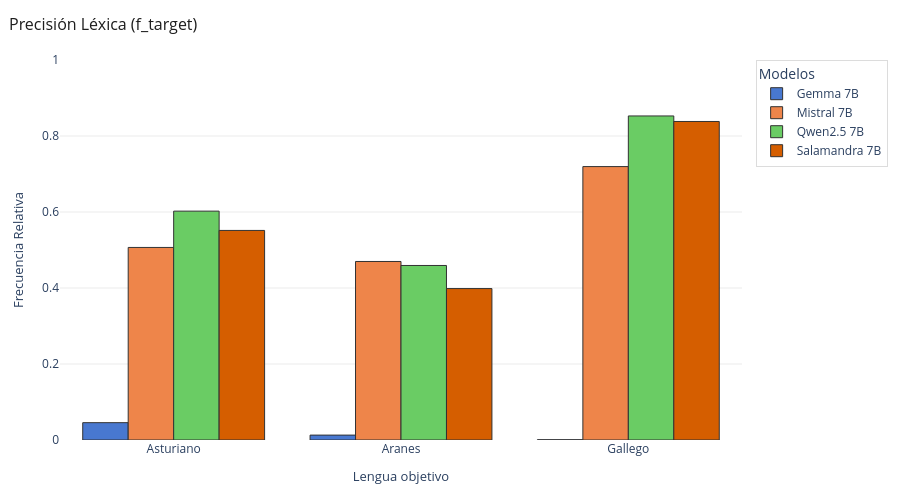
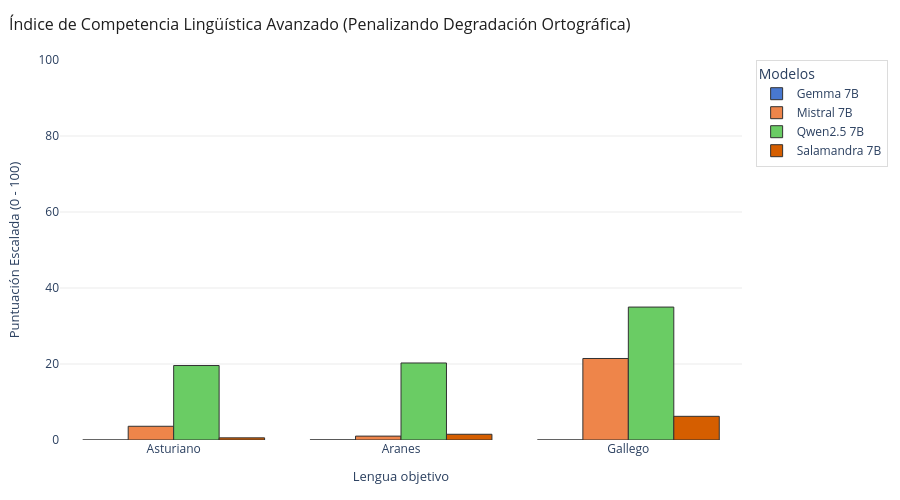

Notebook cell for these charts, in order:
### Code cell
# Gráfica 1: Tu métrica nuclear directa
generar_grafico_barras(
    datos_globales=resultados_base,
    extractor="freq_target",
    titulo="Precisión Léxica (f_target)",
    ylabel="Frecuencia Relativa",
    ylim=(0, 1.0),
    idiomas_orden=idiomas,
    output_path= None,
    motor="plotly"
)

# Gráfica 2: El nuevo índice refinado con penalización por errores nuevos
generar_grafico_barras(
    datos_globales=resultados_base,
    extractor=calcular_indice_competencia_avanzado,
    titulo="Índice de Competencia Lingüística Avanzado (Penalizando Degradación Ortográfica)",
    ylabel="Puntuación Escalada (0 - 100)",
    ylim=(0, 100),
    idiomas_orden=idiomas,
    output_path= None,
    motor="plotly"
)

### Figure 1 — Plotly figure (JSON) as saved in the notebook; plotly's stock layout.template omitted (floating-point values rounded to 4 significant figures)
{"data": [{"hovertemplate": "<b>Gemma 7B</b><br>Idioma: %{x}<br>Frecuencia Relativa: %{y}<extra></extra>", "marker": {"color": "#4878d0", "line": {"color": "rgb(50,50,50)", "width": 1}}, "name": "Gemma 7B", "type": "bar", "x": ["Asturiano", "Aranes", "Gallego"], "y": [0.0456, 0.0129, 0.0007]}, {"hovertemplate": "<b>Mistral 7B</b><br>Idioma: %{x}<br>Frecuencia Relativa: %{y}<extra></extra>", "marker": {"color": "#ee854a", "line": {"color": "rgb(50,50,50)", "width": 1}}, "name": "Mistral 7B", "type": "bar", "x": ["Asturiano", "Aranes", "Gallego"], "y": [0.5067, 0.4698, 0.7195]}, {"hovertemplate": "<b>Qwen2.5 7B</b><br>Idioma: %{x}<br>Frecuencia Relativa: %{y}<extra></extra>", "marker": {"color": "#6acc64", "line": {"color": "rgb(50,50,50)", "width": 1}}, "name": "Qwen2.5 7B", "type": "bar", "x": ["Asturiano", "Aranes", "Gallego"], "y": [0.6023, 0.4593, 0.8528]}, {"hovertemplate": "<b>Salamandra 7B</b><br>Idioma: %{x}<br>Frecuencia Relativa: %{y}<extra></extra>", "marker": {"color": "#d55e00", "line": {"color": "rgb(50,50,50)", "width": 1}}, "name": "Salamandra 7B", "type": "bar", "x": ["Asturiano", "Aranes", "Gallego"], "y": [0.5515, 0.3985, 0.8382]}], "layout": {"barmode": "group", "height": 500, "legend": {"bordercolor": "rgb(220,220,220)", "borderwidth": 1, "title": {"text": "Modelos"}}, "margin": {"b": 60, "l": 60, "r": 40, "t": 60}, "paper_bgcolor": "white", "plot_bgcolor": "white", "title": {"font": {"color": "rgb(30,30,30)", "size": 16}, "text": "Precisión Léxica (f_target)", "x": 0.01}, "width": 900, "xaxis": {"tickfont": {"size": 12}, "title": {"font": {"size": 13}, "text": "Lengua objetivo"}}, "yaxis": {"gridcolor": "rgb(235,235,235)", "range": [0, 1], "tickfont": {"size": 12}, "title": {"font": {"size": 13}, "text": "Frecuencia Relativa"}}}}

### Figure 2 — Plotly figure (JSON) as saved in the notebook; plotly's stock layout.template omitted (floating-point values rounded to 4 significant figures)
{"data": [{"hovertemplate": "<b>Gemma 7B</b><br>Idioma: %{x}<br>Puntuación Escalada (0 - 100): %{y}<extra></extra>", "marker": {"color": "#4878d0", "line": {"color": "rgb(50,50,50)", "width": 1}}, "name": "Gemma 7B", "type": "bar", "x": ["Asturiano", "Aranes", "Gallego"], "y": [0, 0.028, 0.0061]}, {"hovertemplate": "<b>Mistral 7B</b><br>Idioma: %{x}<br>Puntuación Escalada (0 - 100): %{y}<extra></extra>", "marker": {"color": "#ee854a", "line": {"color": "rgb(50,50,50)", "width": 1}}, "name": "Mistral 7B", "type": "bar", "x": ["Asturiano", "Aranes", "Gallego"], "y": [3.612, 1.022, 21.45]}, {"hovertemplate": "<b>Qwen2.5 7B</b><br>Idioma: %{x}<br>Puntuación Escalada (0 - 100): %{y}<extra></extra>", "marker": {"color": "#6acc64", "line": {"color": "rgb(50,50,50)", "width": 1}}, "name": "Qwen2.5 7B", "type": "bar", "x": ["Asturiano", "Aranes", "Gallego"], "y": [19.6, 20.27, 34.98]}, {"hovertemplate": "<b>Salamandra 7B</b><br>Idioma: %{x}<br>Puntuación Escalada (0 - 100): %{y}<extra></extra>", "marker": {"color": "#d55e00", "line": {"color": "rgb(50,50,50)", "width": 1}}, "name": "Salamandra 7B", "type": "bar", "x": ["Asturiano", "Aranes", "Gallego"], "y": [0.567, 1.507, 6.232]}], "layout": {"barmode": "group", "height": 500, "legend": {"bordercolor": "rgb(220,220,220)", "borderwidth": 1, "title": {"text": "Modelos"}}, "margin": {"b": 60, "l": 60, "r": 40, "t": 60}, "paper_bgcolor": "white", "plot_bgcolor": "white", "title": {"font": {"color": "rgb(30,30,30)", "size": 16}, "text": "Índice de Competencia Lingüística Avanzado (Penalizando Degradación Ortográfica)", "x": 0.01}, "width": 900, "xaxis": {"tickfont": {"size": 12}, "title": {"font": {"size": 13}, "text": "Lengua objetivo"}}, "yaxis": {"gridcolor": "rgb(235,235,235)", "range": [0, 100], "tickfont": {"size": 12}, "title": {"font": {"size": 13}, "text": "Puntuación Escalada (0 - 100)"}}}}
